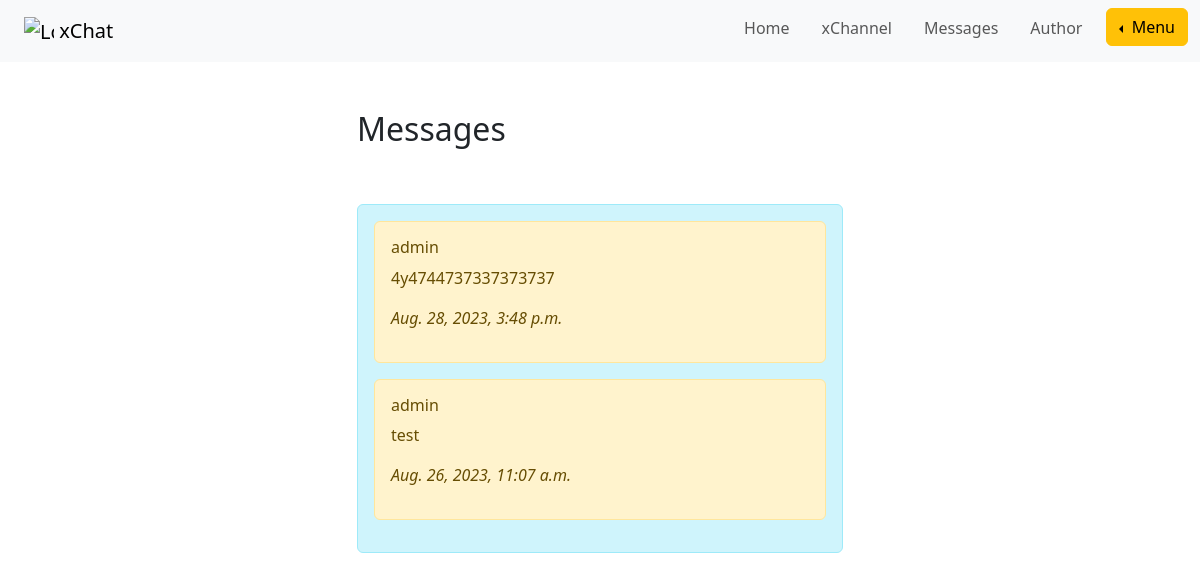
Before: /channel/my_messages/ (signed in) with the older database file.
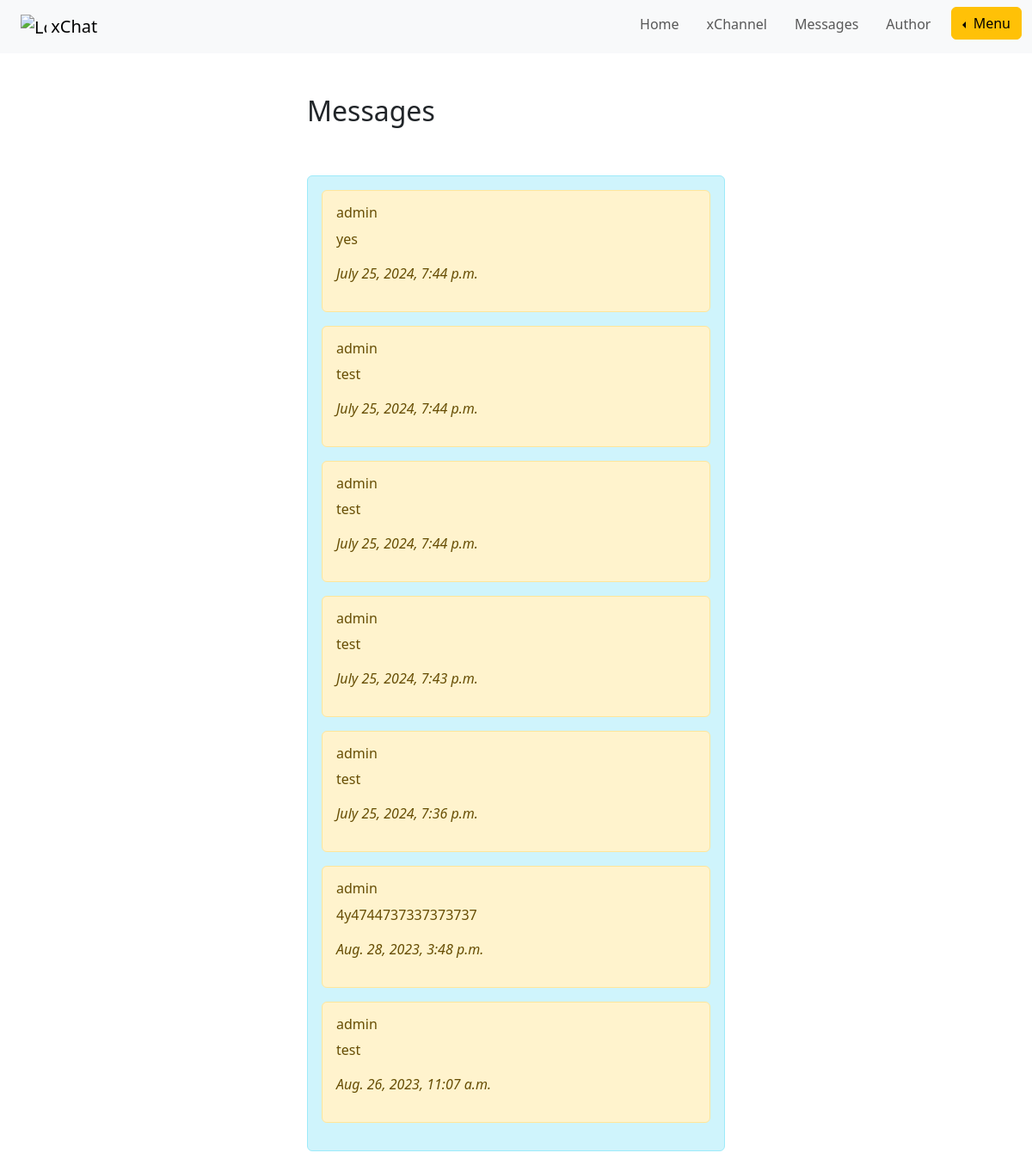
After: the same page with the newer database file.
### xChannel/models.py (models this page shows, shortened)
class Message(models.Model):
    text = models.TextField(max_length=4096)
    image = models.ImageField(upload_to="xChannel/images", blank=True)
    date_creation = models.DateTimeField(auto_now_add=True)
    user = models.ForeignKey(User, on_delete=models.CASCADE)

### xChannel/views.py (the view)
# urls.py: path('my_messages/', views.my_messages, name='my_messages'),
def my_messages(request):
    messages = Message.objects.filter(user=request.user).order_by("-date_creation")
    return render(request, "xChannel/my_messages.html", {"messages": messages})

### xChannel/templates/xChannel/my_messages.html (shortened to what this page needs)
<!DOCTYPE html>
{% extends 'main/main.html' %}
{% block content %}
    <div class="row justify-content-center mt-5">
        <div class="col-md-5">
            <h2>Messages</h2>
        </div>
    </div>
    <div class="row justify-content-center mt-5">
        <div class="col-md-5">
            <div class="alert alert-info" role="alert">
                {% if messages %}
                    {% for message in messages %}
                        <div class="alert alert-warning" role="alert">
                            <h6>{{ message.user.username }}</h6>
                            <p>{{ message.text }}</p>
                            <p><i>{{ message.date_creation }}</i></p>
                        </div>
                    {% endfor %}
                {% else %}
                    <p>You don't have any messages</p>
                    <a role="button" class="btn btn-primary btn-lg" href="{% url 'xChannel' %}">xChannel</a>
                {% endif %}
            </div>
        </div>
    </div>
{% endblock %}

Changed rows visible on the page:
added Message: user.username "admin", text "yes", date_creation "July 25, 2024, 7:44 p.m."
added Message: user.username "admin", text "test", date_creation "July 25, 2024, 7:44 p.m."
added Message: user.username "admin", text "test", date_creation "July 25, 2024, 7:44 p.m."
added Message: user.username "admin", text "test", date_creation "July 25, 2024, 7:43 p.m."
added Message: user.username "admin", text "test", date_creation "July 25, 2024, 7:36 p.m."
